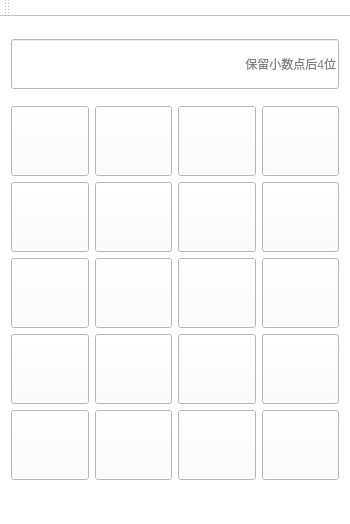
<?xml version="1.0" encoding="UTF-8"?>
<ui version="4.0">
 <class>Expression_evaluationClass</class>
 <widget class="QMainWindow" name="Expression_evaluationClass">
  <property name="geometry">
   <rect>
    <x>0</x>
    <y>0</y>
    <width>350</width>
    <height>524</height>
   </rect>
  </property>
  <property name="minimumSize">
   <size>
    <width>350</width>
    <height>524</height>
   </size>
  </property>
  <property name="maximumSize">
   <size>
    <width>350</width>
    <height>524</height>
   </size>
  </property>
  <property name="windowTitle">
   <string>计算器</string>
  </property>
  <property name="styleSheet">
   <string notr="true">background-color: rgb(255, 255, 255);</string>
  </property>
  <widget class="QWidget" name="centralWidget">
   <layout class="QVBoxLayout" name="verticalLayout">
    <item>
     <widget class="QLineEdit" name="lineEdit">
      <property name="minimumSize">
       <size>
        <width>50</width>
        <height>50</height>
       </size>
      </property>
      <property name="alignment">
       <set>Qt::AlignRight|Qt::AlignTrailing|Qt::AlignVCenter</set>
      </property>
      <property name="readOnly">
       <bool>true</bool>
      </property>
      <property name="placeholderText">
       <string>保留小数点后4位</string>
      </property>
     </widget>
    </item>
    <item>
     <layout class="QGridLayout" name="gridLayout">
      <item row="1" column="3">
       <widget class="QPushButton" name="pushButton_14">
        <property name="minimumSize">
         <size>
          <width>0</width>
          <height>70</height>
         </size>
        </property>
        <property name="maximumSize">
         <size>
          <width>80</width>
          <height>16777215</height>
         </size>
        </property>
        <property name="styleSheet">
         <string notr="true">background-color: rgba(240, 240, 240, 100);
background-color: rgb(255, 255, 255);
</string>
        </property>
        <property name="text">
         <string/>
        </property>
        <property name="icon">
         <iconset resource="qt_calculator.qrc">
          <normaloff>:/Qt_calculator/Resources/d4628535e5dde711b23510aea6efce1b9c166186.png</normaloff>:/Qt_calculator/Resources/d4628535e5dde711b23510aea6efce1b9c166186.png</iconset>
        </property>
        <property name="iconSize">
         <size>
          <width>25</width>
          <height>25</height>
         </size>
        </property>
       </widget>
      </item>
      <item row="0" column="0">
       <widget class="QPushButton" name="pushButton_18">
        <property name="minimumSize">
         <size>
          <width>0</width>
          <height>70</height>
         </size>
        </property>
        <property name="maximumSize">
         <size>
          <width>80</width>
          <height>16777215</height>
         </size>
        </property>
        <property name="styleSheet">
         <string notr="true">background-color: rgba(240, 240, 240, 100);
background-color: rgb(255, 255, 255);</string>
        </property>
        <property name="text">
         <string/>
        </property>
        <property name="icon">
         <iconset resource="qt_calculator.qrc">
          <normaloff>:/Qt_calculator/Resources/QQ图片20170921182812.png</normaloff>:/Qt_calculator/Resources/QQ图片20170921182812.png</iconset>
        </property>
        <property name="iconSize">
         <size>
          <width>45</width>
          <height>45</height>
         </size>
        </property>
       </widget>
      </item>
      <item row="2" column="1">
       <widget class="QPushButton" name="pushButton_5">
        <property name="minimumSize">
         <size>
          <width>0</width>
          <height>70</height>
         </size>
        </property>
        <property name="maximumSize">
         <size>
          <width>80</width>
          <height>16777215</height>
         </size>
        </property>
        <property name="styleSheet">
         <string notr="true">background-color: rgba(240, 240, 240, 100);
background-color: rgb(255, 255, 255);</string>
        </property>
        <property name="text">
         <string/>
        </property>
        <property name="icon">
         <iconset resource="qt_calculator.qrc">
          <normaloff>:/Qt_calculator/Resources/5_48px_1168277_easyicon.net - 副本.png</normaloff>:/Qt_calculator/Resources/5_48px_1168277_easyicon.net - 副本.png</iconset>
        </property>
        <property name="iconSize">
         <size>
          <width>58</width>
          <height>58</height>
         </size>
        </property>
       </widget>
      </item>
      <item row="2" column="2">
       <widget class="QPushButton" name="pushButton_6">
        <property name="minimumSize">
         <size>
          <width>0</width>
          <height>70</height>
         </size>
        </property>
        <property name="maximumSize">
         <size>
          <width>80</width>
          <height>16777215</height>
         </size>
        </property>
        <property name="styleSheet">
         <string notr="true">background-color: rgba(240, 240, 240, 100);
background-color: rgb(255, 255, 255);</string>
        </property>
        <property name="text">
         <string/>
        </property>
        <property name="icon">
         <iconset resource="qt_calculator.qrc">
          <normaloff>:/Qt_calculator/Resources/6_48px_1168279_easyicon.net.png</normaloff>:/Qt_calculator/Resources/6_48px_1168279_easyicon.net.png</iconset>
        </property>
        <property name="iconSize">
         <size>
          <width>58</width>
          <height>58</height>
         </size>
        </property>
       </widget>
      </item>
      <item row="0" column="1">
       <widget class="QPushButton" name="pushButton_17">
        <property name="minimumSize">
         <size>
          <width>0</width>
          <height>70</height>
         </size>
        </property>
        <property name="maximumSize">
         <size>
          <width>80</width>
          <height>16777215</height>
         </size>
        </property>
        <property name="styleSheet">
         <string notr="true">background-color: rgba(240, 240, 240, 100);
background-color: rgb(255, 255, 255);</string>
        </property>
        <property name="text">
         <string/>
        </property>
        <property name="icon">
         <iconset resource="qt_calculator.qrc">
          <normaloff>:/Qt_calculator/Resources/QQ图片20170921182800.png</normaloff>:/Qt_calculator/Resources/QQ图片20170921182800.png</iconset>
        </property>
        <property name="iconSize">
         <size>
          <width>45</width>
          <height>45</height>
         </size>
        </property>
       </widget>
      </item>
      <item row="2" column="3">
       <widget class="QPushButton" name="pushButton_13">
        <property name="minimumSize">
         <size>
          <width>0</width>
          <height>70</height>
         </size>
        </property>
        <property name="maximumSize">
         <size>
          <width>80</width>
          <height>16777215</height>
         </size>
        </property>
        <property name="styleSheet">
         <string notr="true">background-color: rgba(240, 240, 240, 100);
background-color: rgb(255, 255, 255);</string>
        </property>
        <property name="text">
         <string/>
        </property>
        <property name="icon">
         <iconset resource="qt_calculator.qrc">
          <normaloff>:/Qt_calculator/Resources/little-minus-symbol_318-25368.png</normaloff>:/Qt_calculator/Resources/little-minus-symbol_318-25368.png</iconset>
        </property>
       </widget>
      </item>
      <item row="3" column="0">
       <widget class="QPushButton" name="pushButton_1">
        <property name="minimumSize">
         <size>
          <width>0</width>
          <height>70</height>
         </size>
        </property>
        <property name="maximumSize">
         <size>
          <width>80</width>
          <height>16777215</height>
         </size>
        </property>
        <property name="styleSheet">
         <string notr="true">background-color: rgba(240, 240, 240, 100);
background-color: rgb(255, 255, 255);</string>
        </property>
        <property name="text">
         <string/>
        </property>
        <property name="icon">
         <iconset resource="qt_calculator.qrc">
          <normaloff>:/Qt_calculator/Resources/1_48px_1168269_easyicon.net - 副本.png</normaloff>:/Qt_calculator/Resources/1_48px_1168269_easyicon.net - 副本.png</iconset>
        </property>
        <property name="iconSize">
         <size>
          <width>58</width>
          <height>58</height>
         </size>
        </property>
       </widget>
      </item>
      <item row="3" column="1">
       <widget class="QPushButton" name="pushButton_2">
        <property name="minimumSize">
         <size>
          <width>0</width>
          <height>70</height>
         </size>
        </property>
        <property name="maximumSize">
         <size>
          <width>80</width>
          <height>16777215</height>
         </size>
        </property>
        <property name="styleSheet">
         <string notr="true">background-color: rgba(240, 240, 240, 100);
background-color: rgb(255, 255, 255);</string>
        </property>
        <property name="text">
         <string/>
        </property>
        <property name="icon">
         <iconset resource="qt_calculator.qrc">
          <normaloff>:/Qt_calculator/Resources/2_48px_1168271_easyicon.net - 副本.png</normaloff>:/Qt_calculator/Resources/2_48px_1168271_easyicon.net - 副本.png</iconset>
        </property>
        <property name="iconSize">
         <size>
          <width>58</width>
          <height>58</height>
         </size>
        </property>
       </widget>
      </item>
      <item row="3" column="2">
       <widget class="QPushButton" name="pushButton_3">
        <property name="minimumSize">
         <size>
          <width>0</width>
          <height>70</height>
         </size>
        </property>
        <property name="maximumSize">
         <size>
          <width>80</width>
          <height>16777215</height>
         </size>
        </property>
        <property name="styleSheet">
         <string notr="true">background-color: rgba(240, 240, 240, 100);
background-color: rgb(255, 255, 255);</string>
        </property>
        <property name="text">
         <string/>
        </property>
        <property name="icon">
         <iconset resource="qt_calculator.qrc">
          <normaloff>:/Qt_calculator/Resources/3_48px_1168273_easyicon.net.png</normaloff>:/Qt_calculator/Resources/3_48px_1168273_easyicon.net.png</iconset>
        </property>
        <property name="iconSize">
         <size>
          <width>58</width>
          <height>58</height>
         </size>
        </property>
       </widget>
      </item>
      <item row="3" column="3">
       <widget class="QPushButton" name="pushButton_12">
        <property name="minimumSize">
         <size>
          <width>0</width>
          <height>70</height>
         </size>
        </property>
        <property name="maximumSize">
         <size>
          <width>80</width>
          <height>16777215</height>
         </size>
        </property>
        <property name="styleSheet">
         <string notr="true">background-color: rgba(240, 240, 240, 100);
background-color: rgb(255, 255, 255);
</string>
        </property>
        <property name="text">
         <string/>
        </property>
        <property name="icon">
         <iconset resource="qt_calculator.qrc">
          <normaloff>:/Qt_calculator/Resources/a08b87d6277f9e2fda25102e1d30e924b899f380 - 副本.png</normaloff>:/Qt_calculator/Resources/a08b87d6277f9e2fda25102e1d30e924b899f380 - 副本.png</iconset>
        </property>
        <property name="iconSize">
         <size>
          <width>35</width>
          <height>35</height>
         </size>
        </property>
       </widget>
      </item>
      <item row="1" column="2">
       <widget class="QPushButton" name="pushButton_9">
        <property name="minimumSize">
         <size>
          <width>0</width>
          <height>70</height>
         </size>
        </property>
        <property name="maximumSize">
         <size>
          <width>80</width>
          <height>16777215</height>
         </size>
        </property>
        <property name="styleSheet">
         <string notr="true">background-color: rgba(240, 240, 240, 100);
background-color: rgb(255, 255, 255);</string>
        </property>
        <property name="text">
         <string/>
        </property>
        <property name="icon">
         <iconset resource="qt_calculator.qrc">
          <normaloff>:/Qt_calculator/Resources/9_48px_1168285_easyicon.net.png</normaloff>:/Qt_calculator/Resources/9_48px_1168285_easyicon.net.png</iconset>
        </property>
        <property name="iconSize">
         <size>
          <width>58</width>
          <height>58</height>
         </size>
        </property>
       </widget>
      </item>
      <item row="0" column="2">
       <widget class="QPushButton" name="pushButton_16">
        <property name="minimumSize">
         <size>
          <width>0</width>
          <height>70</height>
         </size>
        </property>
        <property name="maximumSize">
         <size>
          <width>80</width>
          <height>16777215</height>
         </size>
        </property>
        <property name="styleSheet">
         <string notr="true">background-color: rgba(240, 240, 240, 100);
background-color: rgb(255, 255, 255);</string>
        </property>
        <property name="text">
         <string/>
        </property>
        <property name="icon">
         <iconset resource="qt_calculator.qrc">
          <normaloff>:/Qt_calculator/Resources/delete_point_26px_1073731_easyicon.net.png</normaloff>:/Qt_calculator/Resources/delete_point_26px_1073731_easyicon.net.png</iconset>
        </property>
        <property name="iconSize">
         <size>
          <width>58</width>
          <height>58</height>
         </size>
        </property>
       </widget>
      </item>
      <item row="1" column="1">
       <widget class="QPushButton" name="pushButton_8">
        <property name="minimumSize">
         <size>
          <width>0</width>
          <height>70</height>
         </size>
        </property>
        <property name="maximumSize">
         <size>
          <width>80</width>
          <height>16777215</height>
         </size>
        </property>
        <property name="styleSheet">
         <string notr="true">background-color: rgba(240, 240, 240, 100);
background-color: rgb(255, 255, 255);</string>
        </property>
        <property name="text">
         <string/>
        </property>
        <property name="icon">
         <iconset resource="qt_calculator.qrc">
          <normaloff>:/Qt_calculator/Resources/8_48px_1168283_easyicon.net - 副本.png</normaloff>:/Qt_calculator/Resources/8_48px_1168283_easyicon.net - 副本.png</iconset>
        </property>
        <property name="iconSize">
         <size>
          <width>58</width>
          <height>58</height>
         </size>
        </property>
       </widget>
      </item>
      <item row="0" column="3">
       <widget class="QPushButton" name="pushButton_15">
        <property name="minimumSize">
         <size>
          <width>0</width>
          <height>70</height>
         </size>
        </property>
        <property name="maximumSize">
         <size>
          <width>80</width>
          <height>16777215</height>
         </size>
        </property>
        <property name="styleSheet">
         <string notr="true">background-color: rgba(240, 240, 240, 100);
background-color: rgb(255, 255, 255);</string>
        </property>
        <property name="text">
         <string/>
        </property>
        <property name="icon">
         <iconset resource="qt_calculator.qrc">
          <normaloff>:/Qt_calculator/Resources/a1ec08fa513d269721a8857457fbb2fb4316d8a4.png</normaloff>:/Qt_calculator/Resources/a1ec08fa513d269721a8857457fbb2fb4316d8a4.png</iconset>
        </property>
        <property name="iconSize">
         <size>
          <width>35</width>
          <height>35</height>
         </size>
        </property>
       </widget>
      </item>
      <item row="1" column="0">
       <widget class="QPushButton" name="pushButton_7">
        <property name="minimumSize">
         <size>
          <width>0</width>
          <height>70</height>
         </size>
        </property>
        <property name="maximumSize">
         <size>
          <width>80</width>
          <height>16777215</height>
         </size>
        </property>
        <property name="styleSheet">
         <string notr="true">background-color: rgba(240, 240, 240, 100);
background-color: rgb(255, 255, 255);</string>
        </property>
        <property name="text">
         <string/>
        </property>
        <property name="icon">
         <iconset resource="qt_calculator.qrc">
          <normaloff>:/Qt_calculator/Resources/7_48px_1168281_easyicon.net.png</normaloff>:/Qt_calculator/Resources/7_48px_1168281_easyicon.net.png</iconset>
        </property>
        <property name="iconSize">
         <size>
          <width>58</width>
          <height>58</height>
         </size>
        </property>
       </widget>
      </item>
      <item row="4" column="2">
       <widget class="QPushButton" name="pushButton_11">
        <property name="minimumSize">
         <size>
          <width>0</width>
          <height>70</height>
         </size>
        </property>
        <property name="maximumSize">
         <size>
          <width>80</width>
          <height>16777215</height>
         </size>
        </property>
        <property name="styleSheet">
         <string notr="true">background-color: rgba(240, 240, 240, 100);
background-color: rgb(255, 255, 255);</string>
        </property>
        <property name="text">
         <string/>
        </property>
        <property name="icon">
         <iconset resource="qt_calculator.qrc">
          <normaloff>:/Qt_calculator/Resources/20140429190312-1688988626.png.jpg</normaloff>:/Qt_calculator/Resources/20140429190312-1688988626.png.jpg</iconset>
        </property>
       </widget>
      </item>
      <item row="4" column="3">
       <widget class="QPushButton" name="pushButton_19">
        <property name="minimumSize">
         <size>
          <width>0</width>
          <height>70</height>
         </size>
        </property>
        <property name="maximumSize">
         <size>
          <width>80</width>
          <height>16777215</height>
         </size>
        </property>
        <property name="styleSheet">
         <string notr="true">background-color: rgba(240, 240, 240, 100);
background-color: rgb(255, 255, 255);</string>
        </property>
        <property name="text">
         <string/>
        </property>
        <property name="icon">
         <iconset resource="qt_calculator.qrc">
          <normaloff>:/Qt_calculator/Resources/t0133292e59531bace9.png</normaloff>:/Qt_calculator/Resources/t0133292e59531bace9.png</iconset>
        </property>
        <property name="iconSize">
         <size>
          <width>35</width>
          <height>35</height>
         </size>
        </property>
       </widget>
      </item>
      <item row="4" column="1">
       <widget class="QPushButton" name="pushButton_0">
        <property name="minimumSize">
         <size>
          <width>0</width>
          <height>70</height>
         </size>
        </property>
        <property name="maximumSize">
         <size>
          <width>80</width>
          <height>16777215</height>
         </size>
        </property>
        <property name="styleSheet">
         <string notr="true">background-color: rgba(240, 240, 240, 100);
background-color: rgb(255, 255, 255);</string>
        </property>
        <property name="text">
         <string/>
        </property>
        <property name="icon">
         <iconset resource="qt_calculator.qrc">
          <normaloff>:/Qt_calculator/Resources/0_48px_1168267_easyicon.net.png</normaloff>:/Qt_calculator/Resources/0_48px_1168267_easyicon.net.png</iconset>
        </property>
        <property name="iconSize">
         <size>
          <width>58</width>
          <height>58</height>
         </size>
        </property>
       </widget>
      </item>
      <item row="4" column="0">
       <widget class="QPushButton" name="pushButton_10">
        <property name="minimumSize">
         <size>
          <width>0</width>
          <height>70</height>
         </size>
        </property>
        <property name="maximumSize">
         <size>
          <width>80</width>
          <height>16777215</height>
         </size>
        </property>
        <property name="styleSheet">
         <string notr="true">background-color: rgba(240, 240, 240, 100);
background-color: rgb(255, 255, 255);</string>
        </property>
        <property name="text">
         <string/>
        </property>
        <property name="icon">
         <iconset resource="qt_calculator.qrc">
          <normaloff>:/Qt_calculator/Resources/QQ图片20170921184942.png</normaloff>:/Qt_calculator/Resources/QQ图片20170921184942.png</iconset>
        </property>
        <property name="iconSize">
         <size>
          <width>30</width>
          <height>30</height>
         </size>
        </property>
       </widget>
      </item>
      <item row="2" column="0">
       <widget class="QPushButton" name="pushButton_4">
        <property name="minimumSize">
         <size>
          <width>0</width>
          <height>70</height>
         </size>
        </property>
        <property name="maximumSize">
         <size>
          <width>80</width>
          <height>16777215</height>
         </size>
        </property>
        <property name="styleSheet">
         <string notr="true">background-color: rgba(240, 240, 240, 100);
background-color: rgb(255, 255, 255);</string>
        </property>
        <property name="text">
         <string/>
        </property>
        <property name="icon">
         <iconset resource="qt_calculator.qrc">
          <normaloff>:/Qt_calculator/Resources/4_48px_1168275_easyicon.net.png</normaloff>:/Qt_calculator/Resources/4_48px_1168275_easyicon.net.png</iconset>
        </property>
        <property name="iconSize">
         <size>
          <width>58</width>
          <height>58</height>
         </size>
        </property>
       </widget>
      </item>
     </layout>
    </item>
   </layout>
  </widget>
  <widget class="QMenuBar" name="menuBar">
   <property name="geometry">
    <rect>
     <x>0</x>
     <y>0</y>
     <width>350</width>
     <height>26</height>
    </rect>
   </property>
  </widget>
  <widget class="QToolBar" name="mainToolBar">
   <attribute name="toolBarArea">
    <enum>TopToolBarArea</enum>
   </attribute>
   <attribute name="toolBarBreak">
    <bool>false</bool>
   </attribute>
  </widget>
  <widget class="QStatusBar" name="statusBar"/>
 </widget>
 <layoutdefault spacing="6" margin="11"/>
 <resources>
  <include location="qt_calculator.qrc"/>
 </resources>
 <connections/>
</ui>
